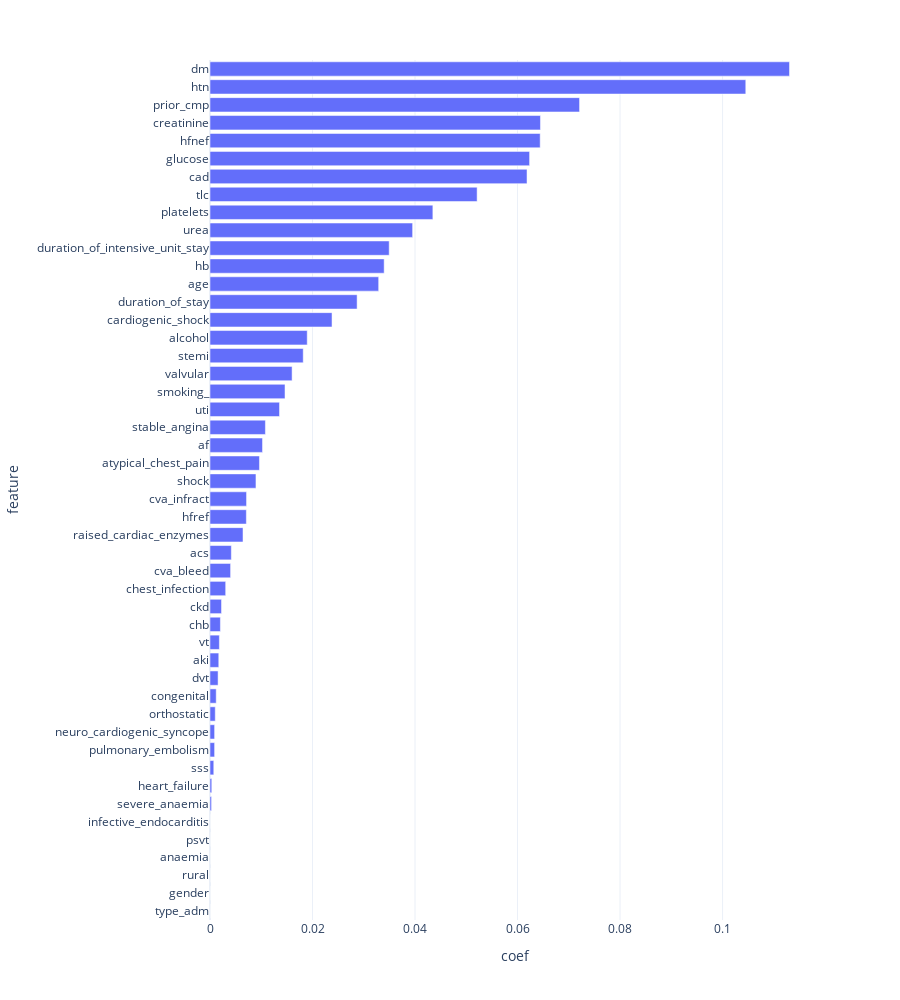

This figure's notebook cell:
### Code cell
feat_importance_gb, fig = plot_feat_imp(cols_x, estimator_gb.feature_importances_)
fig

### Figure 1 — Plotly figure (JSON) as saved in the notebook; plotly's stock layout.template omitted (floating-point values rounded to 4 significant figures)
{"data": [{"alignmentgroup": "True", "hovertemplate": "coef=%{x}<br>feature=%{y}<extra></extra>", "legendgroup": "", "marker": {"color": "#636efa"}, "name": "", "offsetgroup": "", "orientation": "h", "showlegend": false, "textposition": "auto", "type": "bar", "x": [0, 0, 0, 0, 0, 0, 0.0003019, 0.0003458, 0.0007382, 0.0008968, 0.0009, 0.001026, 0.001213, 0.001577, 0.001711, 0.001828, 0.002029, 0.002248, 0.003059, 0.004016, 0.004161, 0.00644, 0.007092, 0.007129, 0.008967, 0.009649, 0.01025, 0.01081, 0.01356, 0.01463, 0.01602, 0.01819, 0.01897, 0.02381, 0.0287, 0.03291, 0.03398, 0.03496, 0.03953, 0.04348, 0.05211, 0.06185, 0.06235, 0.06442, 0.06447, 0.0721, 0.1045, 0.1131], "xaxis": "x", "y": ["type_adm", "gender", "rural", "anaemia", "psvt", "infective_endocarditis", "severe_anaemia", "heart_failure", "sss", "pulmonary_embolism", "neuro_cardiogenic_syncope", "orthostatic", "congenital", "dvt", "aki", "vt", "chb", "ckd", "chest_infection", "cva_bleed", "acs", "raised_cardiac_enzymes", "hfref", "cva_infract", "shock", "atypical_chest_pain", "af", "stable_angina", "uti", "smoking_", "valvular", "stemi", "alcohol", "cardiogenic_shock", "duration_of_stay", "age", "hb", "duration_of_intensive_unit_stay", "urea", "platelets", "tlc", "cad", "glucose", "hfnef", "creatinine", "prior_cmp", "htn", "dm"], "yaxis": "y"}], "layout": {"barmode": "relative", "height": 1000, "legend": {"tracegroupgap": 0}, "margin": {"t": 60}, "xaxis": {"anchor": "y", "domain": [0, 1], "title": {"text": "coef"}}, "yaxis": {"anchor": "x", "domain": [0, 1], "title": {"text": "feature"}}}}
